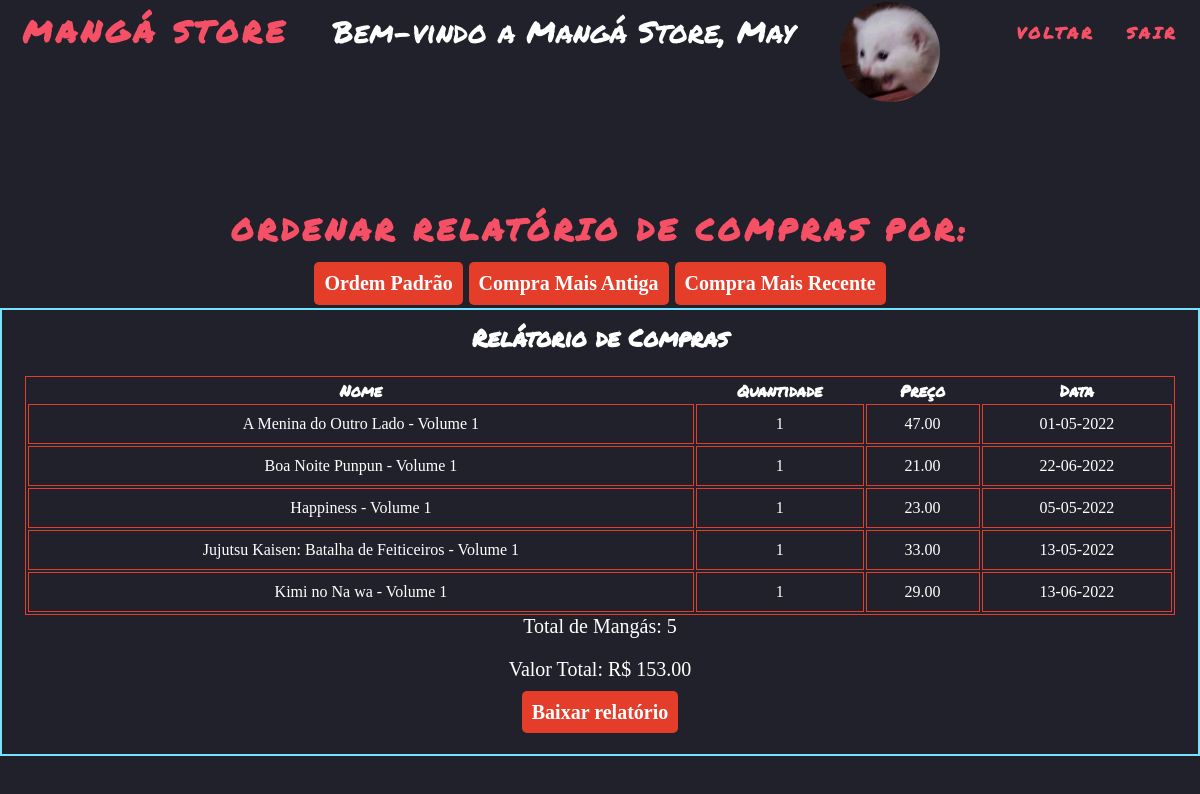
The app's page /pages/relatorio/relatorio.php (signed in) with its own data.
### tables this page shows
CREATE TABLE IF NOT EXISTS `relatorio`(
    `id` INT(11) NOT NULL AUTO_INCREMENT,
    `titulo` VARCHAR(255) NOT NULL,
    `quantidade` INT(11) NOT NULL,
    `preco` DECIMAL(10, 2) NOT NULL,
    `data` DATE NOT NULL,
    `id_usuario` INT(11) NOT NULL,
    PRIMARY KEY (`id`),
    FOREIGN KEY (`id_usuario`) REFERENCES `usuario`(`id`)
);

### pages/relatorio/relatorio.php (the view, shortened to what this page needs)
<?php
include_once('../connection/config.php');
if (isset($_POST['ASC'])) {
    $asc_query = "SELECT * FROM relatorio WHERE id_usuario = '" . $_SESSION["id_usuario"] . "' ORDER BY data ASC";
    $result = $con->query($asc_query);
}
elseif (isset($_POST['DESC'])) {
    $desc_query = "SELECT * FROM relatorio WHERE id_usuario = '" . $_SESSION["id_usuario"] . "' ORDER BY data DESC";
    $result = $con->query($desc_query);
} elseif (isset($_POST['Normal'])) {
    $default_query = "SELECT * FROM relatorio WHERE id_usuario = '" . $_SESSION["id_usuario"] . "'";
    $result = $con->query($default_query);
} else {
    $default_query = "SELECT * FROM relatorio WHERE id_usuario = '" . $_SESSION["id_usuario"] . "'";
    $result = $con->query($default_query);
}
$query_relatorio = "SELECT COUNT(id) AS qnt_relatorio FROM relatorio WHERE id_usuario = '" . $_SESSION["id_usuario"] . "'";
$query_valor = "SELECT SUM(preco) AS valor_total FROM relatorio WHERE id_usuario = '" . $_SESSION["id_usuario"] . "'";
function invdata($data)
{
    $parte = explode("-", $data);
    return ($parte[2] . "-" . $parte[1] . "-" . $parte[0]);
}
?>
<!DOCTYPE html>
<html lang="pt-br">
<head>
    <link rel="stylesheet" href="relatorio.css">
    <link rel="stylesheet" href="../../src/css/index.css">
</head>
<body>
    <header>
        <nav class="menu">
            <h1 class="logo">Mangá Store</h1>
            <p class="bem-vindo">Bem-vindo a Mangá Store, <?php echo $_SESSION["nome"]; ?></p>
            <img class="avatar" src="<?php echo $_SESSION["avatar"]; ?>" alt="">
            <ul class="nav-list">
                <li><a href="../sistema/sistema.php">Voltar</a></li>
                <li><a href="../login/login.php">Sair</a></li>
            </ul>
        </nav>
    </header>
    <main>
        <section class="sistema">
            <div class="sistema-box">
                <div class="box-ordenar">
                    <form action="relatorio.php" method="POST">
                        <div id="ordenar">
                            <p>Ordenar relatório de compras por:</p>
                            <input class="btn-ordenar" type="submit" name="Normal" value="Ordem Padrão">
                            <input class="btn-ordenar" type="submit" name="ASC" value="Compra Mais Antiga">
                            <input class="btn-ordenar" type="submit" name="DESC" value="Compra Mais Recente">
                        </div>
                </div>
                <div class="sistema-container">
                    <h2>Relátorio de Compras</h2>
                    <div class="table-container">
                        <table class="table">
                            <thead>
                                <tr>
                                    <th scope="col">Nome</th>
                                    <th scope="col">Quantidade</th>
                                    <th scope="col">Preço</th>
                                    <th scope="col">Data</th>
                                </tr>
                            </thead>
                            <tbody>
                                <?php
                                while ($manga_data = mysqli_fetch_assoc($result)) {
                                    echo "<tr>";
                                    echo "<td>" . $manga_data['titulo'] . "</td>";
                                    echo "<td>" . $manga_data['quantidade'] . "</td>";
                                    echo "<td>" . $manga_data['preco'] . "</td>";
                                    echo "<td>" . invdata($manga_data['data']) . "</td>";
                                    echo "</tr>";
                                }
                                ?>
                            </tbody>
                        </table>
                    </div>
                    <?php
                    $result_relatorio = $con->query($query_relatorio);
                    $relatorio_data = mysqli_fetch_assoc($result_relatorio);
                    echo "<p class='qnt-relatorio'>Total de Mangás: " . $relatorio_data['qnt_relatorio'] . "</p>";
                    $result_valor = $con->query($query_valor);
                    $valor_data = mysqli_fetch_assoc($result_valor);
                    echo "<p class='valor-total'>Valor Total: R$ " . $valor_data['valor_total'] . "</p>";
                    ?>
                    <button><a href="gerarPdf.php" target="_blank" class="btn-baixar">Baixar relatório</a></button>
                </div>
            </div>
        </section>
    </main>
</body>
</html>

### pages/relatorio/relatorio.css (style rules this page uses)
:root { --red: #F65066; --orange: #E43E2B; --white: #fff; --blue: #76E4FE; --bg-color: #21212B; }
* { padding: 0; margin: 0; box-sizing: border-box; scroll-behavior: smooth; }
li { list-style: none; }
a { text-decoration: none; }
body { background-color: var(--bg-color); }
header { margin-bottom: 150px; }
.logo { font-family: 'Permanent Marker', cursive; font-size: 24px; text-transform: uppercase; letter-spacing: 4px; color: var(--red); font-weight: bold; font-size: 30px; }
.menu { display: flex; justify-content: space-around; align-items: center; font-family: sans-serif; height: 8vh; }
.bem-vindo { color: var(--white); font-size: 30px; font-family: 'Permanent Marker', cursive; }
.nav-list { list-style: none; display: flex; }
.nav-list li { letter-spacing: 3px; margin-left: 32px; }
.nav-list a { font-family: 'Permanent Marker', cursive; color: var(--red); font-weight: bold; text-transform: uppercase; }
.box-ordenar { display: flex; justify-content: space-around; align-items: center; text-align: center; width: 100%; height: 8vh; margin-bottom: 20px; }
#ordenar p { font-family: 'Permanent Marker', cursive; color: var(--red); font-weight: bold; text-transform: uppercase; letter-spacing: 4px; font-size: 30px; margin-bottom: 10px; }
.btn-ordenar { background-color: var(--orange); color: var(--white); font-family: cursive; font-weight: bold; font-size: 20px; border: none; border-radius: 5px; padding: 10px; cursor: pointer; transition: all 0.3s ease-in-out; }
.sistema { display: flex; justify-content: space-around; width: 940px; margin: 0 auto; color: #fff; align-items: center; font-family: cursive; }
.sistema-box { display: flex; flex-direction: column; align-items: center; background: var(--bg-color); width: 940px; padding: 10px; }
.sistema-container { display: flex; flex-direction: column; align-items: center; border: 2px solid var(--blue); width: 1200px; padding: 10px; }
.table-container { display: flex; justify-content: center; align-items: center; margin-top: 20px; }
.table { border: 1px solid var(--orange); width: 1150px; text-align: center; }
.table td { font-family: cursive; border: 1px solid var(--orange); padding: 10px; }
.qnt-relatorio { font-family: cursive; text-align: center; color: var(--white); font-size: 20px; margin-bottom: 20px; }
.valor-total { font-family: cursive; text-align: center; color: var(--white); font-size: 20px; margin-bottom: 20px; }
.avatar { width: 100px; height: 100px; border-radius: 50%; margin-top: 40px; }
button { border: none; margin-bottom: 20px; }
.btn-baixar { background-color: var(--orange); color: var(--white); font-family: cursive; font-weight: bold; font-size: 20px; border: none; border-radius: 5px; padding: 10px; cursor: pointer; transition: all 0.3s ease-in-out; }

### src/css/index.css (style rules this page uses)
:root { --red: #F65066; --orange: #E43E2B; --white: #fff; --blue: #76E4FE; }
* { padding: 0; margin: 0; box-sizing: border-box; scroll-behavior: smooth; font-family: 'Permanent Marker', cursive; }
li { list-style: none; }
a { text-decoration: none; }
body { background-color: #21212B; }
.logo { font-size: 24px; text-transform: uppercase; letter-spacing: 4px; }
.menu { display: flex; justify-content: space-around; align-items: center; font-family: sans-serif; height: 8vh; }
.logo { color: var(--red); font-weight: bold; font-size: 30px; }
.nav-list { list-style: none; display: flex; }
.nav-list li { letter-spacing: 3px; margin-left: 32px; }
.nav-list a { color: var(--red); font-weight: bold; text-transform: uppercase; }

### records on screen
relatorio: titulo "A Menina do Outro Lado - Volume 1", quantidade "1", preco "47.00", data "01-05-2022"
relatorio: titulo "Boa Noite Punpun - Volume 1", quantidade "1", preco "21.00", data "22-06-2022"
relatorio: titulo "Happiness - Volume 1", quantidade "1", preco "23.00", data "05-05-2022"
relatorio: titulo "Jujutsu Kaisen: Batalha de Feiticeiros - Volume 1", quantidade "1", preco "33.00", data "13-05-2022"
relatorio: titulo "Kimi no Na wa - Volume 1", quantidade "1", preco "29.00", data "13-06-2022"

### other values on screen
$_SESSION["nome"] "May"
$relatorio_data['qnt_relatorio'] "5"
$valor_data['valor_total'] "153.00"
